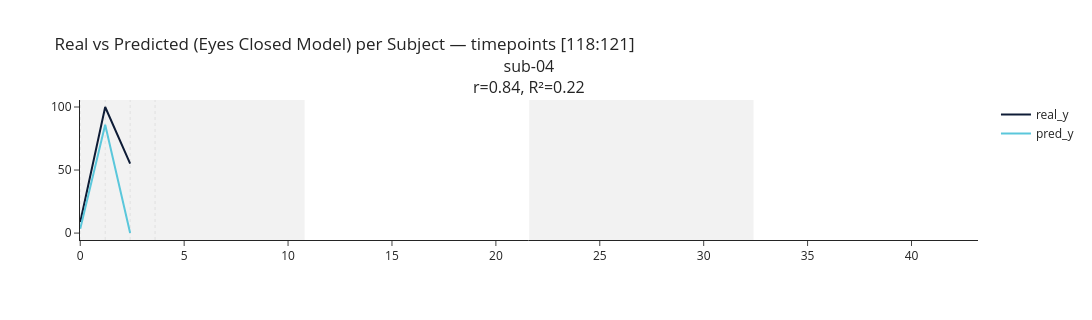

The notebook cell saved with this chart:
### Code cell
plot_eyesclosed_predictions(evaluation_calibration, subject_ids= ['sub-04'], n_timepoints=313, cols=1, time_window= (118,154), save_path= "/Users/sinakling/Desktop/")

### Figure 1 — Plotly figure (JSON) as saved in the notebook; plotly's stock layout.template omitted (floating-point values rounded to 4 significant figures)
{"data": [{"line": {"color": "#0E1C36", "width": 2}, "mode": "lines", "name": "real_y", "showlegend": true, "type": "scatter", "x": [0, 1.2, 2.4], "xaxis": "x", "y": [8.75, 100, 55.17], "yaxis": "y"}, {"line": {"color": "#5AC7DB", "width": 2}, "mode": "lines", "name": "pred_y", "showlegend": true, "type": "scatter", "x": [0, 1.2, 2.4], "xaxis": "x", "y": [3.426, 85.86, 0.06705], "yaxis": "y"}], "layout": {"annotations": [{"font": {"size": 16}, "showarrow": false, "text": "sub-04<br>r=0.84, R²=0.22", "x": 0.5, "xanchor": "center", "xref": "paper", "y": 1, "yanchor": "bottom", "yref": "paper"}], "height": 320, "shapes": [{"fillcolor": "lightgrey", "layer": "below", "line": {"width": 0}, "opacity": 0.3, "type": "rect", "x0": 0, "x1": 10.8, "xref": "x", "y0": 0, "y1": 1, "yref": "y domain"}, {"fillcolor": "white", "layer": "below", "line": {"width": 0}, "opacity": 0.3, "type": "rect", "x0": 10.8, "x1": 21.6, "xref": "x", "y0": 0, "y1": 1, "yref": "y domain"}, {"fillcolor": "lightgrey", "layer": "below", "line": {"width": 0}, "opacity": 0.3, "type": "rect", "x0": 21.6, "x1": 32.4, "xref": "x", "y0": 0, "y1": 1, "yref": "y domain"}, {"fillcolor": "white", "layer": "below", "line": {"width": 0}, "opacity": 0.3, "type": "rect", "x0": 32.4, "x1": 43.2, "xref": "x", "y0": 0, "y1": 1, "yref": "y domain"}, {"layer": "below", "line": {"color": "grey", "dash": "dot", "width": 0.5}, "type": "line", "x0": 0, "x1": 0, "xref": "x", "y0": 0, "y1": 1, "yref": "y domain"}, {"layer": "below", "line": {"color": "grey", "dash": "dot", "width": 0.5}, "type": "line", "x0": 1.2, "x1": 1.2, "xref": "x", "y0": 0, "y1": 1, "yref": "y domain"}, {"layer": "below", "line": {"color": "grey", "dash": "dot", "width": 0.5}, "type": "line", "x0": 2.4, "x1": 2.4, "xref": "x", "y0": 0, "y1": 1, "yref": "y domain"}, {"layer": "below", "line": {"color": "grey", "dash": "dot", "width": 0.5}, "type": "line", "x0": 3.6, "x1": 3.6, "xref": "x", "y0": 0, "y1": 1, "yref": "y domain"}], "showlegend": true, "title": {"text": "Real vs Predicted (Eyes Closed Model) per Subject — timepoints [118:121]"}, "width": 1800, "xaxis": {"anchor": "y", "domain": [0, 1]}, "yaxis": {"anchor": "x", "domain": [0, 1]}}}
